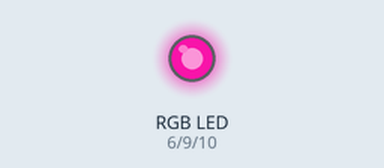
A sketch run on a simulated Arduino Uno, built with avr-gcc and run on an emulated ATmega328P. Parts: an RGB LED mixed from three pins (HIGH = lit). Dim RGB values are drawn brighter than linear; random numbers use the default seed unless the sketch sets one.

Above: at 0.05 s.
At 2.55 s:
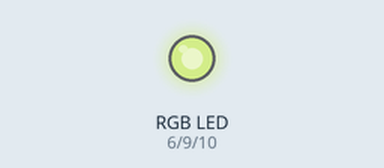
At 5.15 s:
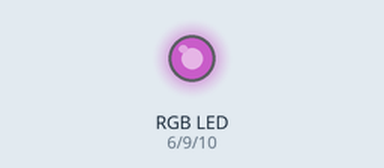
At 10.35 s:
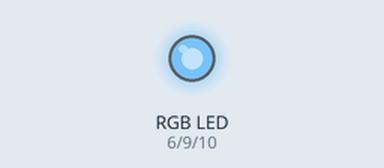
At 15.55 s:
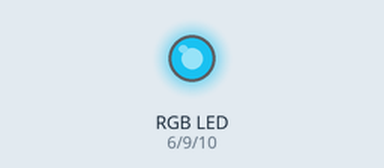
At 20.15 s:
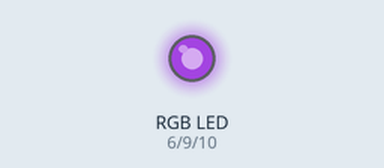
Timing chart, 0 to 26.2 s (numbered marks = the images above):
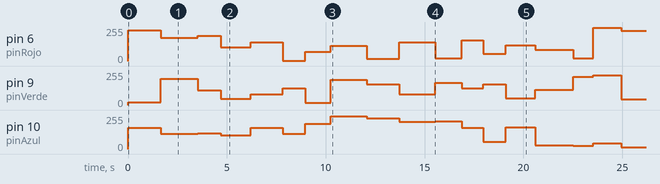

The sketch:

reto12.ino
```cpp
void setup() {
  // put your setup code here, to run once:

}

void loop() {
  // put your main code here, to run repeatedly:
  int cantidadRojo = random(255);
  int cantidadVerde = random(255);
  int cantidadAzul = random(255);
  color (cantidadRojo, cantidadVerde, cantidadAzul);
  delay (random (1000, 2000));

}

void color (int rojo, int verde, int azul) {
  int pinRojo = 6;
  int pinVerde = 9;
  int pinAzul = 10;
  analogWrite (pinRojo, rojo);
  analogWrite (pinVerde, verde);
  analogWrite (pinAzul, azul);

}
```
